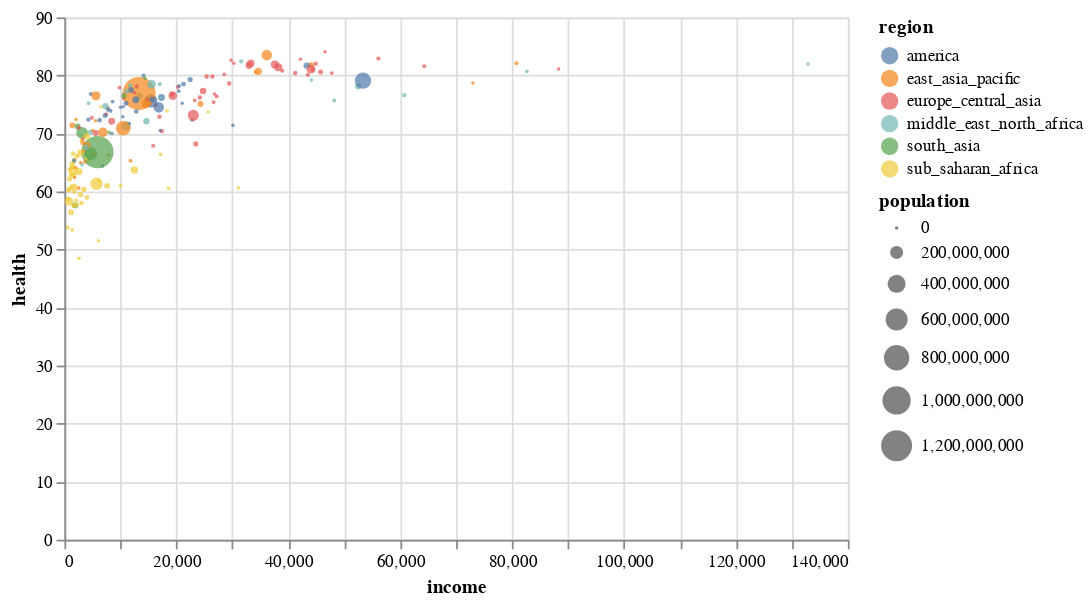

Notebook code for this chart:
### Code cell
alt.Chart(df).mark_circle().encode(
    x = alt.X("income:Q"),
    y = alt.Y("health:Q"),
    size = alt.Size("population:Q"),
    color = alt.Color("region:N")
).properties(width=450)

### Figure 1 — Vega-Lite specification as saved in the notebook (floating-point values rounded to 4 significant figures; data arrays with more than 128 entries replaced by an {"elided": "..."} marker saying what was removed)
{"config": {"view": {"continuousWidth": 300, "continuousHeight": 300}}, "data": {"name": "data-0cccb53798da4802be2d0e8a4b32b4c1"}, "mark": {"type": "circle"}, "encoding": {"color": {"field": "region", "type": "nominal"}, "size": {"field": "population", "type": "quantitative"}, "x": {"field": "income", "type": "quantitative"}, "y": {"field": "health", "type": "quantitative"}}, "width": 450, "$schema": "https://vega.github.io/schema/vega-lite/v5.20.1.json", "datasets": {"data-0cccb53798da4802be2d0e8a4b32b4c1": {"elided": "187 records"}}}
